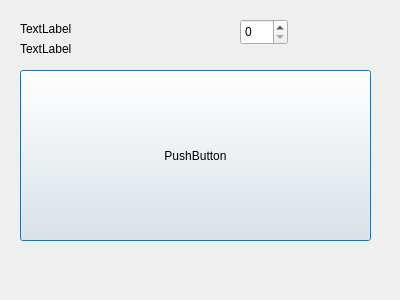
<?xml version="1.0" encoding="UTF-8"?>
<ui version="4.0">
 <class>Dialog</class>
 <widget class="QDialog" name="Dialog">
  <property name="geometry">
   <rect>
    <x>0</x>
    <y>0</y>
    <width>400</width>
    <height>300</height>
   </rect>
  </property>
  <property name="windowTitle">
   <string>Dialog</string>
  </property>
  <widget class="QLabel" name="label">
   <property name="geometry">
    <rect>
     <x>20</x>
     <y>20</y>
     <width>67</width>
     <height>17</height>
    </rect>
   </property>
   <property name="text">
    <string>TextLabel</string>
   </property>
  </widget>
  <widget class="QLabel" name="label_2">
   <property name="geometry">
    <rect>
     <x>140</x>
     <y>240</y>
     <width>171</width>
     <height>31</height>
    </rect>
   </property>
   <property name="text">
    <string/>
   </property>
  </widget>
  <widget class="QLabel" name="label_3">
   <property name="geometry">
    <rect>
     <x>20</x>
     <y>40</y>
     <width>67</width>
     <height>17</height>
    </rect>
   </property>
   <property name="text">
    <string>TextLabel</string>
   </property>
  </widget>
  <widget class="QPushButton" name="pushButton">
   <property name="geometry">
    <rect>
     <x>20</x>
     <y>70</y>
     <width>351</width>
     <height>171</height>
    </rect>
   </property>
   <property name="styleSheet">
    <string notr="true"/>
   </property>
   <property name="text">
    <string>PushButton</string>
   </property>
  </widget>
  <widget class="QSpinBox" name="spinBox">
   <property name="geometry">
    <rect>
     <x>240</x>
     <y>19</y>
     <width>48</width>
     <height>26</height>
    </rect>
   </property>
   <property name="focusPolicy">
    <enum>Qt::WheelFocus</enum>
   </property>
  </widget>
 </widget>
 <layoutdefault spacing="6" margin="11"/>
 <resources/>
 <connections/>
</ui>
